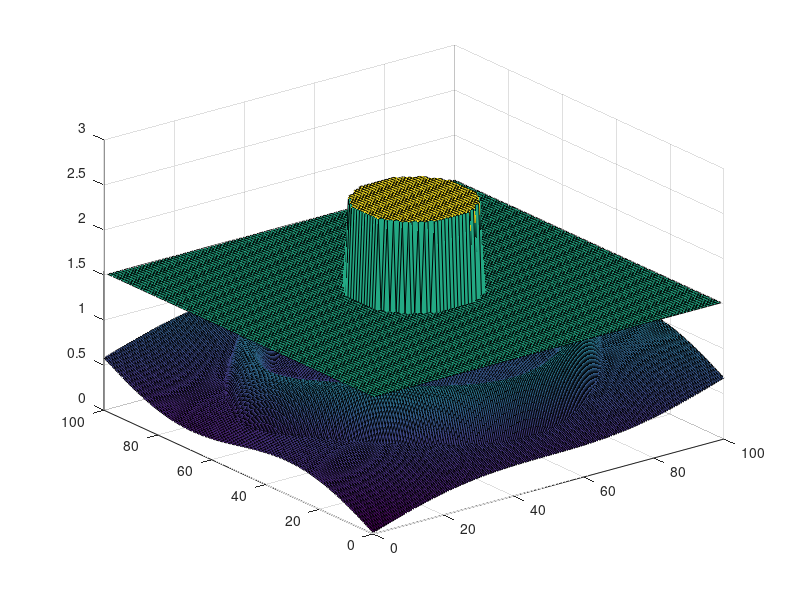

Recreate this plot in MATLAB.
% Script to make a bottom elevation 
% 
% Grid consists of 100 x 100 cells, and thus 101 x 101 faces
% We span the bottom topography across an array of 201 x 201 entries

B = zeros(201,201);

% x is array with points in space.
x = 0:0.5:100;
y = 0:0.5:100;

% Add stuff to B:
%smallX = [-4:0.2:4];
%smallY = [-4:0.2:4];
%bump = zeros(41, 41);
%for i = 1:41
%    for j = 1:41
%        bump(i,j) = 1.3*exp(- ( (smallX(i)*2)^2 + (smallY(j)/1.3)^2)/4);
%    end
%end

%sizeBump = size(bump)
%size(B(2:2:200, 2:2:200))
%B(85:85+sizeBump(1)-1, 10:10+sizeBump(2)-1) = bump;
%B(70:70+sizeBump(1)-1, 80:80+sizeBump(2)-1) = bump;
%B(20:20+sizeBump(1)-1, 100:100+sizeBump(2)-1) = bump';

for i = 1:201
    for j = 1:201
        B(i,j) = 1/350*i + 1/300*j + 0.2*sin((1/201)*i*2*pi) + 0.1*sin((1/201)*j*2*pi);
        r = sqrt((i-100)^2 + (j-100)^2);
        if ( r < 85 && r > 65) 
            B(i,j) = B(i,j) + 0.5*sin( 0.05*(r-65)*pi);
        end
    end
end

surf(x, y, B)
axis([0 100 0 100 0 3])

% store B at cells
(2:2:10)
bmid = B(2:2:200, 2:2:200);
bmidsize = size(bmid)
save('bshore_mid.mat', 'bmid', '-ascii')

% store B at south face
(1:2:10)
bsouth = B(1:2:199, 2:2:200);
bsouthSize = size(bsouth)
save('bshore_south.mat', 'bsouth', '-ascii')

% store B at north face
(3:2:10)
bnorth = B(3:2:201, 2:2:200);
bnorthsize = size(bnorth);
save('bshore_north.mat', 'bnorth', '-ascii')

bwest = B(2:2:200, 1:2:199);
bwestSize = size(bwest)
save('bshore_west.mat', 'bwest', '-ascii')

beast = B(2:2:200, 3:2:201);
beastSize = size(beast)
save('bshore_east.mat', 'beast', '-ascii')

% Create flat surface
% Flat surface -> h + b = const
H = 1.5*ones(100,100);
for i=-20:20
    for j=-20:20
        if ( i*i + j*j < 15*15 )
            H(i+50,j+50) = 2.5;
        end
    end
end
H = H - bmid;
hold on
surf(1:100, 1:100, H + bmid);
hold off
save('shore_surf.mat', 'H', '-ascii')

% Init velocities
initU = zeros(100, 100);
save('initU_a.mat', 'initU', '-ascii')

% Write timesteps ( prosjektet needs 2500 steps of 0.03
timesteps = 20
dt = 0.03
%dt = 0.2

t = ones(1,timesteps).*dt;
save('timesteps.mat', 't', '-ascii')
